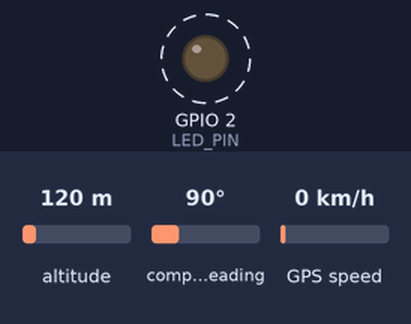
A sketch run on a simulated ESP8266 (NodeMCU). Shown: output pins drawn as LEDs (lit = HIGH). Dashed ring = blinking. The test bench sets the inputs (shaded band); at power-on: altitude 120 m, compass heading 90°, GPS speed 0 km/h. WiFi joins after 1.5 s; servers stay silent unless stated; the GPS gets a fix after 3 s at 37.7749, -122.4194 with 8 satellites; no MQTT or app messages arrive unless stated; what the sketch prints to the serial monitor is not drawn.

Above: at 1.68 s.
Timing chart, 0 to 4.6 s (numbered marks = the images above):
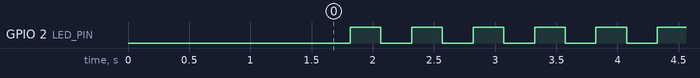

The sketch:

GPS_publish_mqtt.ino
```cpp
//library for pubsub mqtt broker to/from iot.eclipse.org
#include <PubSubClient.h>
#include <ESP8266WiFi.h>

#include <TinyGPS++.h>
#include <SoftwareSerial.h>
#include <BlynkSimpleEsp8266.h>

//const char* ssid = "ard";
//const char* password = "hibrohowru";

const char* ssid = "B-Block Innovation";
const char* password = "sairam@123";


static const int RXPin = 4, TXPin = 5;   // GPIO 4=D2(conneect Tx of GPS) and GPIO 5=D1(Connect Rx of GPS
static const uint32_t GPSBaud = 9600; //if Baud rate 9600 didn't work in your case then use 4800

TinyGPSPlus gps; // The TinyGPS++ object
//WidgetMap myMap(V0);  // V0 for virtual pin of Map Widget

SoftwareSerial ss(RXPin, TXPin);  // The serial connection to the GPS device;'.lli

BlynkTimer timer;

//Setting up the wifi using personal hotspot
char* topic = "gadhala12345";
//char * server = "ws://iot.eclipse.org/mqtt";
char* server = "iot.eclipse.org";
//char* server = "broker.mqtt-dashboard.com";
int ID=1;
float latitude=-1.0,longitude=-1.0;

void callback(char* topic, byte* payload, unsigned int length) {
  Serial.print("Message arrived [");
  Serial.print(topic);
  Serial.print("] ");
  for (int i = 0; i < length; i++) {
    Serial.print((char)payload[i]);
  }
  Serial.println();

  // Switch on the LED if an 1 was received as first character
  if ((char)payload[0] == '1') {
    digitalWrite(BUILTIN_LED, LOW);   // Turn the LED on (Note that LOW is the voltage level
    // but actually the LED is on; this is because
    // it is acive low on the ESP-01)
  } else {
    digitalWrite(BUILTIN_LED, HIGH);  // Turn the LED off by making the voltage HIGH
  }

}

//PubSubClient client(server, 8000 , callback, wifiClient);

WiFiClient wifiClient;
//wifiClient.setmode(
//WiFiClient.setmode(WiFiClient.STATION);
PubSubClient client(server, 1883 , callback, wifiClient);
//client.setServer(server, 8000);
//client.setCallback(callback);

String macToStr(const uint8_t* mac)
{
  String result;
  for (int i = 0; i < 6; ++i) {
    result += String(mac[i], 16);
    if (i < 5)
      result += ':';
  }
  return result;
}
//End of setting up wifi

#define INTERRUPT_PIN 2  // use pin 2 on Arduino Uno & most boards
#define LED_PIN BUILTIN_LED // (Arduino is 13, Teensy is 11, Teensy++ is 6)
bool blinkState = false;


// ================================================================
// ===                      INITIAL SETUP                       ===
// ================================================================

void setup() {
  // initialize serial communication
  // (115200 chosen because it is required for Teapot Demo output, but it's
  // really up to you depending on your project)
  Serial.begin(115200);
  ss.begin(GPSBaud);
  timer.setInterval(5000L, checkGPS); // every 5s check if GPS is connected, only really needs to be done once


  //Establishing Connection using ssid and password
  Serial.println();
  Serial.print("Connecting to ");
  Serial.println(ssid);

  WiFi.begin(ssid, password);
  //WiFi.setMode(WiFi.STATION);
  while (WiFi.status() != WL_CONNECTED) {
    delay(500);
    Serial.print(".");
  }
  Serial.println("");
  Serial.println("WiFi connected");
  Serial.println("IP address: ");
  Serial.println(WiFi.localIP());

  //end of establishing connections

  // Generate client name based on MAC address and last 8 bits of microsecond RSSI
  String clientName;
  clientName += "esp8266-";
  uint8_t mac[6];
  WiFi.macAddress(mac);
  clientName += macToStr(mac);
  clientName += "-";
  clientName += String(micros() & 0xff, 16);

  Serial.print("Connecting to ");
  Serial.print(server);
  Serial.print(" as ");
  Serial.println(clientName);

  //Connecting to the MQTT Server :
  if (client.connect((char*) clientName.c_str())) {
    Serial.println("Connected to MQTT broker");
    Serial.print("Topic is: ");
    Serial.println(topic);

    if (client.publish(topic, "hello from NODEMCU")) {
      Serial.println("Client Published !!!!!!!!!!!!!!!!!!!!!!!!!!!!!!!!!!!!!");
    }
    else {
      Serial.println("Publish failed");
    }
  }
  else {
    Serial.println("MQTT connect failed");
    Serial.println("Will reset and try again...");
    abort();
  }

  // end of connecting to MQTT server

  // configure LED for output
  pinMode(LED_PIN, OUTPUT);
}


void checkGPS(){
  if (gps.charsProcessed() < 10)
  {
    Serial.println(F("No GPS detected: check wiring."));
  }
}

// ================================================================
// ===                    MAIN PROGRAM LOOP                     ===
// ================================================================

void loop() {


    if(ss.available() > 0)
    {
      Serial.println("Herer ");
      // sketch displays information every time a new sentence is correctly encoded.
      if (gps.encode(ss.read())){
      Serial.println("Herer 2 ");
        if (gps.location.isValid())
          {
           Serial.println("Herer 3");
            latitude = (gps.location.lat());     //Storing the Lat. and Lon.
            longitude = (gps.location.lng());

            Serial.print("LAT:  ");
            Serial.print(latitude, 6);  // float to x decimal places
            Serial.print(" LONG: ");
            Serial.println(longitude, 6);
          }
      }
    }

  timer.run();
  timer.setInterval(5000L, checkGPS);
    String payload=String(ID)+":"+String(latitude,6)+":"+String(longitude,6);
    if (client.connected()) {
      Serial.print("Sending payload: ");
      Serial.println(payload);

      if (client.publish(topic, (char*) payload.c_str())) {
        Serial.println("Publish ok");
      }
      else {
        Serial.println("Publish failed");
      }
    }
  delay(250);

    // blink LED to indicate activity
    blinkState = !blinkState;
    digitalWrite(LED_PIN, blinkState);
}
```

Measured:
- by itself, GPIO 2 (LED_PIN): alternates HIGH for 0.25 s and LOW for 0.25 s
